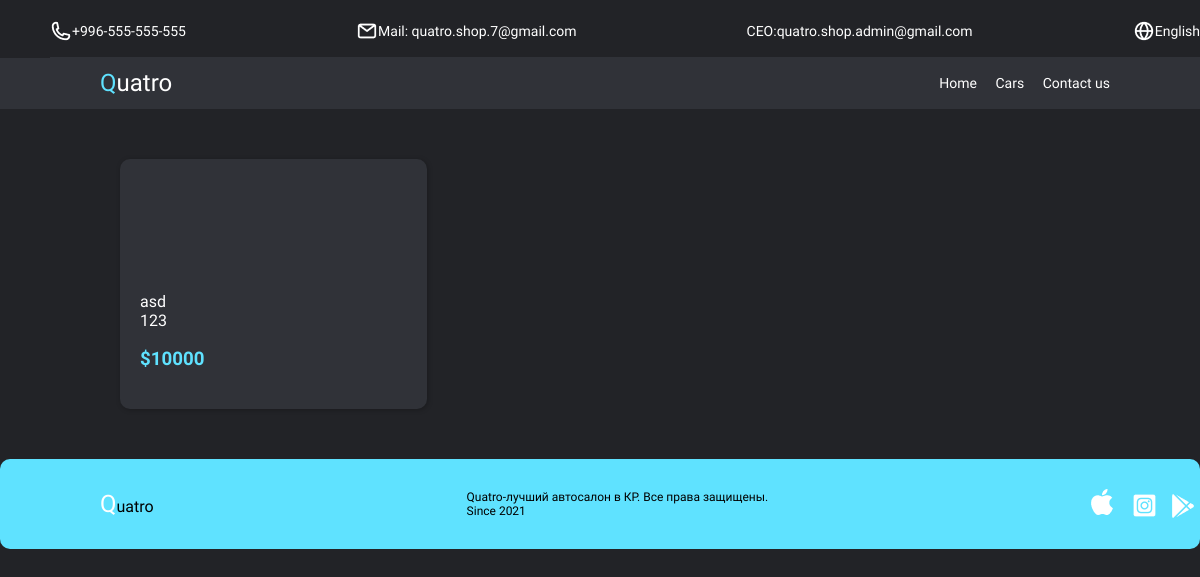
/list, run on an earlier commit of the app's database.
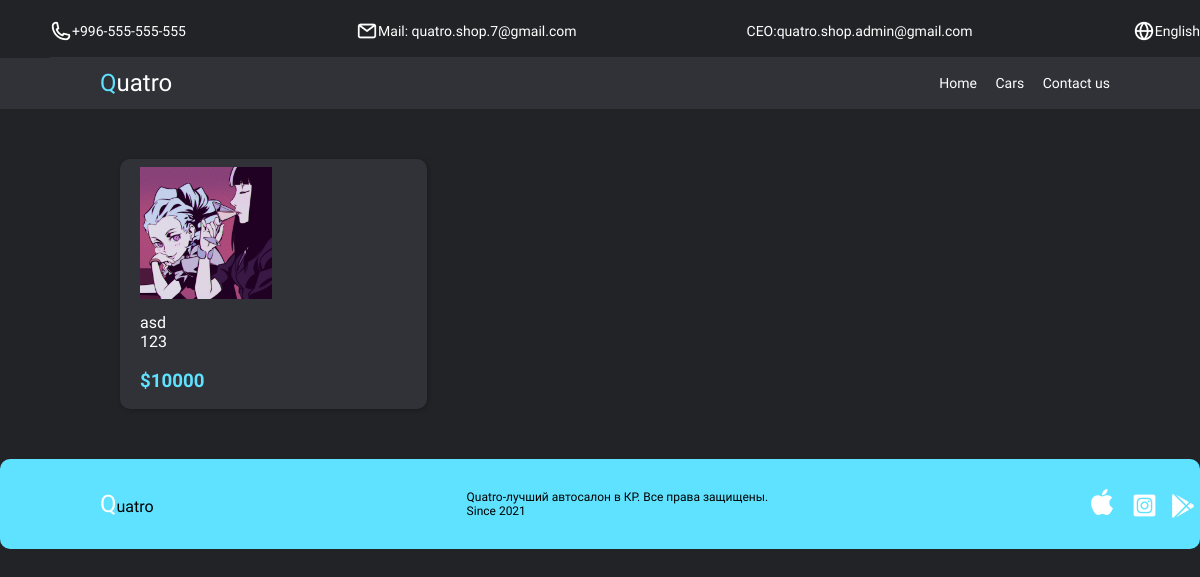
And on a later commit of the database.
### cars_items/models.py (models this page shows, shortened)
class Car(models.Model):
    class CarStatusChoices(models.TextChoices):
        Новый = 'Новый'
        БУ = 'Б/у'
        Скоро = 'Скоро будет'
    class CarTypesChoices(models.TextChoices):
        Автомобиль = 'Автомобиль'
        Электромобиль = 'Электромобиль'
        Мотоцикл = 'Мотоцикл'
    class CarGearboxesChoices(models.TextChoices):
        Автоматический = 'Автоматический'
        Механический = 'Механический'
        Неавтоматическая = 'Неавтоматическая'
    name = models.CharField(max_length = 50)
    price = models.IntegerField(null = True, blank = True)
    image = models.ImageField(upload_to = upload_rename('cars'), null = True, blank = True)
    description = models.TextField()
    publish_date = models.DateField(null = True, blank = True)
    brand = models.ForeignKey(Brand, on_delete = models.SET_NULL, null = True, blank = True)
    model_type = models.CharField(max_length = 50, null = True, blank = True)
    status = models.CharField(choices = CarStatusChoices.choices, default = CarStatusChoices.Скоро, max_length = 50)
    car_type = models.CharField(choices = CarTypesChoices.choices, default = CarTypesChoices.Автомобиль, max_length = 50)
    gearbox = models.CharField(choices = CarGearboxesChoices.choices, default = CarGearboxesChoices.Автоматический, max_length = 50)
    created_date = models.DateTimeField(auto_now_add = True)
    updated_date = models.DateTimeField(auto_now = True)
    class Meta:
        ordering = ['id']

### quatro_app/views.py (the view)
# urls.py: path('list', ListPage, name="list_page"),
def ListPage(request):
    print(request)
    items = Car.objects.all()
    return render(request, 'list.html', { 'items': items })

### templates/list.html (shortened to what this page needs)
<!DOCTYPE html>
<html>
<head>
    <link rel="stylesheet" href="static/css/autosalonstyle.css">
</head>
<body>
    <header class="header">
        <div class="container">
            <div class="header__iner">
                <div class="info">
                <img src="static/image/phone.png" alt="">
                +996-555-555-555</div>
                <div class="info__two"> <img src="static/image/message.png" alt=""> Mail: quatro.shop.7@gmail.com</div>
                <div class="info__two"> CEO:quatro.shop.admin@gmail.com</div>
                <div class="info"> <img src="static/image/lang.png" alt=""> English</div>
            </div>
        </div>
            <div class="header2">
                <div class="logo">
                    <p>
                        <span class="q">Q</span>uatro
                    </p>
                    <nav class="nav">
                        <a class="nav__link" href="/">Home</a>
                        <a class="nav__link" href="/list">Cars</a>
                        <a class="nav__link" href="/contact_us">Contact us</a>
                    </nav>
                </div>
            </div>
    </header>
        <div class="secondlist">
            <div class="secondlistinner">
                {% for item in items %}
                    <div class="listofcar">
                        <a class="carimg" href="/{{ item.id }}"><img  class="carimg" src="{{ item.image.url }}" alt=""></a>
                        <div class="textlistofcar">
                            <br>{{ item.name }}
                            <br>{{ item.description }}
                            <h3 class="priceauto">${{ item.price }}</h3>
                        </div>
                    </div>
                {% endfor %}
            </div>
        </div>
        <footer class="footer">
            <div class="footerinner">
            <div class="footer__link">
                <p>
                <span class="q_2">Q</span>uatro
                </p>
            </div>
            <div class="footer__link2">
                Quatro-лучший автосалон в КР.
                Все права защищены.<br class="br">Since 2021
            </div>
            <div class="iconsnav">
                <a href=""><img src="static/image/apple.png" alt=""></a>
                <a href=""><img src="static/image/instagram.png" alt=""></a>
                <a href=""><img src="static/image/play-store.png" alt=""></a>
            </div>
            </div>
        </footer>
</body>
</html>

What changed in the data, as far as the page shows it:
changed Car "asd": image: picture added
